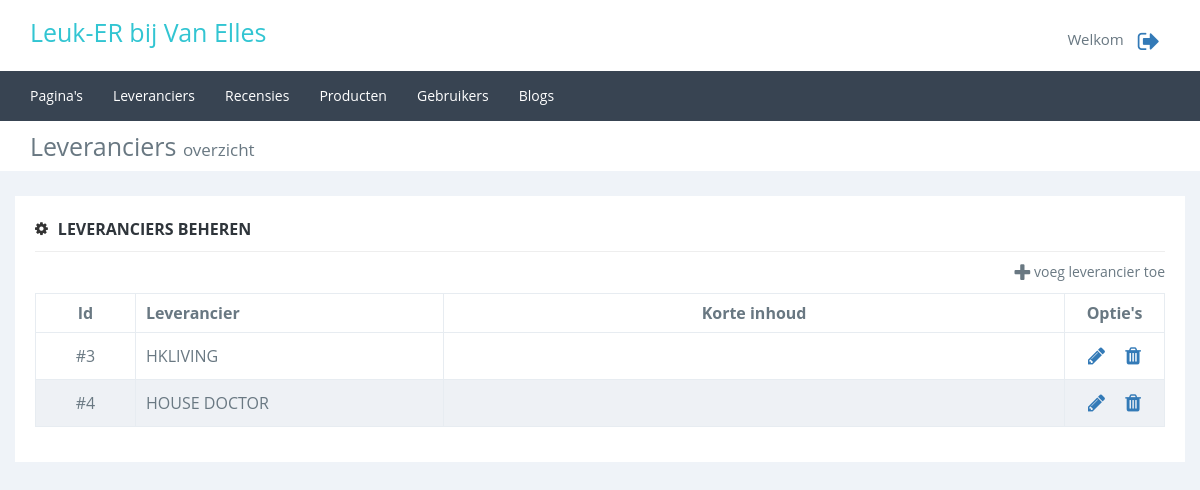
The app's page /admin/leverancier_overzicht.php (signed in) with its own data.
### tables this page shows
CREATE TABLE `leveranciers` (
  `lev_id` int(11) NOT NULL,
  `naam` varchar(45) DEFAULT NULL,
  `inhoud` varchar(45) DEFAULT NULL,
  `korte_inhoud` varchar(250) NOT NULL,
  `logo` varchar(45) DEFAULT NULL,
  `description` varchar(2000) DEFAULT NULL,
  `kernwoorden` varchar(150) DEFAULT NULL
);

### admin/classes/leverancier.class.php (called while the page is built, shortened)
<?php
class leverancier {
    private $_db;
    public function __construct()
    {
        $this->_db = new Connection();
        $this->_db = $this->_db->databaseConnection();
    }
    public function getAlllev() {
        try {
            $query = $this->_db->prepare('
                    SELECT lev_id, naam, korte_inhoud
                    FROM leveranciers
                ');
            if($query->execute()) {
                return $content = $query->fetchAll();
            } else {
                return false;
            }
        } catch (PDOexception $e) {
            return false;
        }
    }
}

### admin/classes/connection.class.php (called while the page is built, shortened)
<?php
class Connection {
    public function databaseConnection() {
        try {
            $this->_db = new PDO('mysql:host=localhost;dbname=vanelles', 'root', '');
            return $this->_db;
        } catch (PDOException $e) {
            echo "<h3>Let op</h3>Er is helaas een probleem met het verbinden van de server, probeer het later nog eens.";
            exit;
        }
    }
}

### admin/leverancier_overzicht.php (the view, shortened to what this page needs)
<div class="content">
    <?php
    include_once('includes/header.php');
    $leverancier = new leverancier();
    $leverancierlist = $leverancier->getAlllev();
    ?>
    <div class="pagetitel marbot">
        <div class="container">
            <div class="row">
                <div class="col-xs-12">Leveranciers <span>overzicht</span></div>
            </div>
        </div>
    </div>
    <div class="container">
        <div class="row">
            <div class="col-xs-12 inhoud">
                <div class="titel">
                    <i class="fa fa-cog"></i><span>Leveranciers beheren</span>
                </div>
                <div class="row">
                    <div class="col-xs-6"></div>
                    <div class="col-xs-6 text-right"><a href="leverancier_toevoegen.php" id="pvt"><i class="fa fa-plus"></i> voeg leverancier toe</a></div>
                </div>
                <?php
                if($leverancierlist != false) {
                    echo '
                        <table class="maintable" style="margin-bottom: 20px;">
                            <thead>
                                <tr>
                                    <th>Id</th>
                                    <th>Leverancier</th>
                                    <th style="width: 55%">Korte inhoud</th>
                                    <th style="width: 100px;">Optie\'s</th>
                                </tr>
                            </thead>
                            <tbody>';
                    foreach($leverancierlist as $value) {
                        echo '
                            <tr>
                                <td>#'.$value['lev_id'].'</td>
                                <td>'.$value['naam'].'</td>
                                <td>'.$value['korte_inhoud'].'</td>
                                <td><a href="leverancier_bewerken.php?bewerkid='.$value['lev_id'].'" title="Bewerken" data-id="'.$value['lev_id'].'"><i class="fa fa-pencil"></i></a><a class="confirm" href="leverancier_overzicht.php?verid='.$value['lev_id'].'" title="Verwijderen" data-id="'.$value['lev_id'].'"><i class="fa fa-trash"></i></a></td>
                            </tr>';
                    }
                    echo '
                            </tbody>
                        </table>';
                }
                ?>
            </div>
        </div>
    </div>
</div>
</body>
</html>

### admin/css/main.css (style rules this page uses)
body, h1, h2, h3, h4, h5, h6 { font-family: "Open Sans",sans-serif; }
a, button, code, div, img, input, label, li, p, pre, select, span, svg, table, td, textarea, th, ul { -webkit-border-radius: 0!important; -moz-border-radius: 0!important; border-radius: 0!important; }
body { background-color: #EFF3F8; color: #697882 }
.marbot { margin-bottom: 25px; }
.content { margin-top: 121px; }
.content .pagetitel { background-color: #fff; height: 50px; font-size: 25px; }
.content .pagetitel .col-xs-12 { padding-top: 8px; }
.content .pagetitel span { font-size: 17px; }
.content .inhoud { padding: 12px 20px 15px; background-color: #fff; }
.content .inhoud .titel { border-bottom: 1px solid #eee; margin-bottom: 10px; font-family: "Open Sans",sans-serif; color: #333; font-size: 14px; padding: 10px 0; }
.content .inhoud .titel i { font-size: 15px; font-weight: 300; margin-top: 3px; float: left; display: inline-block; margin-right: 10px; }
.content .inhoud .titel span { font-weight: 700; text-transform: uppercase; color: #2f353b!important; font-size: 16px; }
.content #pvt { padding-bottom: 10px; display: inline-block; color: #697882; text-decoration: none; border: none; background: none; }
.content #pvt i { font-size: 20px; vertical-align: middle; }
.maintable { width: 100%; }
.maintable td, .maintable th { padding: 8px 10px; border: 1px solid #e7ecf1; }
.maintable tr td:nth-child(1), .maintable tr th:nth-child(1) { text-align: center; width: 100px; }
.maintable tr td:nth-child(3), .maintable tr th:nth-child(3) { text-align: center; width: 200px; }
.maintable tr td:nth-child(4), .maintable tr th:nth-child(4) { text-align: center; width: 100px; }
.maintable tr td i { padding: 5px 10px; font-size: 20px; }
.maintable tr:nth-child(even) td { background-color: #eef1f5; }

### records on screen
leveranciers: lev_id "3", naam "HKLIVING"
leveranciers: lev_id "4", naam "HOUSE DOCTOR"
